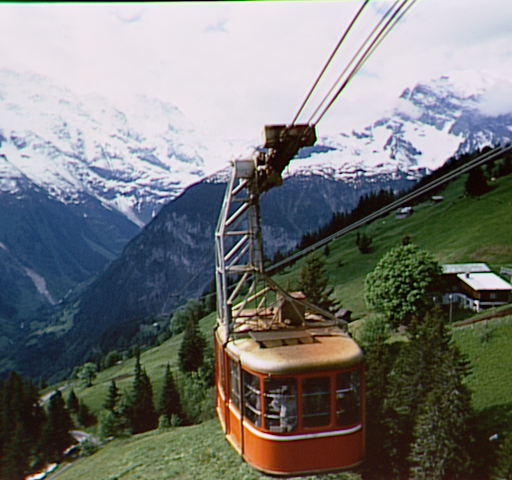
#> input picture img/cablecar.bmp, 512 x 480 px
$ jupyter execute Von_Kries_model.ipynb   (shell and % lines are left out)
#> lines starting #> are read from the running program, lines starting #| are printed output that depends on the picture
A long time ago in 1902, Johannes von Kries proposed (not as equations) the following chromatic adaptation model:

<h5><center>"This can be conceived in the sense that the individual components present
in the organ of vision are completely independent of one another and each
is fatigued or adapted exclusively according to its own function "[trans.
MacAdam 1970: 118].</center></h5>

In the  Von Kries model we simply will multiply each channel of the image with a gain after normalize its individual intensity. However, note that there are some implications in this approach. The first one is that the channels are considered independent signals (as Von Kries proposed), thats why we have independent gains. Second, this gain is added not in the RGB space but in the tristimulus space LMS. In this tutorial we follow the theory of Fairchild[2], for further details please refer to his marvelous book.

If LMS corresponds to the tristimulus values of our image, the von Kries model mathemathically can be expressed as:

\begin{equation*}
L_2 =\frac{L_1}{L_{max}}L_{max2};M_2 =\frac{M_1}{M_{max}}M_{max2};S_2 =\frac{S_1}{S_{max}}S_{max2}
\end{equation*}

Where L_1 corresponds to original images L values, L_Max corresponds to maximum value or reference white in the original image in the L channel, L_Max2 is the gain value (or new light condition),and L_2 is the corrected L channel. Same for the other two channels. For those vectorized guys who can not affor any for-loop:

\begin{equation*}
 \begin{bmatrix}
L_2 \\
M_2 \\
S_2
\end{bmatrix} =\begin{bmatrix}
L_{max2} & 0 & 0 \\
0 & M_{max2} & 0 \\
0 & 0 & S_{max2}
\end{bmatrix}  \begin{bmatrix}
\frac{1}{L_{max}} & 0 & 0 \\
0 & \frac{1}{M_{max}} & 0 \\
0 & 0 & \frac{1}{S_{max}}
\end{bmatrix} \begin{bmatrix}
L_1 \\
M_1 \\
S_2
\end{bmatrix}
\end{equation*}

Furthermore, the process is summarzed as follows:

1. Transform your input RGB image to LMS tristimulus space
2. Divide each channel by its maximum of reference maximum
3. Multiply each channel with each gain
4. Transform the result again to RGB space

Ok, lets code that!

First we need to import as usual the python libraries that we are goint to use
## Libraries

[cell 1]
import numpy as np
import cv2
import matplotlib.pyplot as plt
from numpy.linalg import inv
from __future__ import division

Here we put the parameters of matrixes that we will use, two variables are important here:

1. The M matrix, which will help us to transfrom from XYZ space to LMS tristimulus space
2. The XYZ2BGR matrix, which will help us to transfrom from XYZ space to RGB space

Of course the inverse matrixes of these two variables are important as well. You can find these conversion matrixes an more in [1]

## Parameters

[cell 2]
#Hunt-Pointer-Estevez transformation matrix from XYZ to LMS
M = np.asarray([[.40024,0.7076,-.08081], [-.2263,1.16532,0.0457],[0,0,.91822]])
int_M = inv(M)
XYZ2BGR = np.asarray([[3.240479,-1.53715,-0.498535], [-0.969256,1.875991,0.041556],[0.055648,-0.204043,1.057311]])
BGR2XYZ = inv(XYZ2BGR)

The following variables represent the new light conditions or if you wish, the gain parameter that will modify our image

[cell 3]
# New maximum channel values, put values between 0 and 1
L2 = 0.5
M2 = 0.5
S2 = 0.5

Ok lets serve the main dish. Here we load the image, create some numpy matrixes that will help us and finalla a transformation of color space is done. Note that we can not transform directly from RGB to LMS space, instead we use an intermdiate transformation to CIE XYZ space. This part of the code corresponds to the point one of our summary
## Main

[cell 4]
# Load source image and create empty images
img = cv2.imread('./img/cablecar.bmp')# pepper.bmp,baboon.bmp,sailboat.bmp,cablecar.bmp,flowers.bmp,barbara.bmp
#> img is the input picture: shape (480, 512, 3); mean B, G, R 117.6, 120, 117.9
width = img.shape[0]
#> width = 480
height = img.shape[1]
#> height = 512
img_LMS = np.zeros(img.shape)
img_XYZ = np.zeros(img.shape)
img_XYZ_corrected = np.zeros(img.shape)
img_corrected = np.zeros(img.shape)

# First transform image to CIE XYZ
for x in range(width):
    for y in range(height):
        img_XYZ[x,y,:] = np.matmul(BGR2XYZ,img[x,y,:]/255)
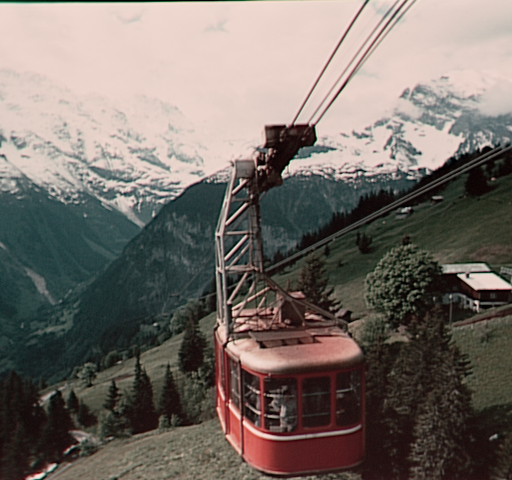
#> img_XYZ: shape (480, 512, 3) float64; mean B, G, R 0.442, 0.468, 0.504; drawn with min black and max white

# Transform CIE XYZ to relative cone responses (LMS) using matrix M
for x in range(width):
    for y in range(height):
        img_LMS[x,y,:] = np.matmul(M,img_XYZ[x,y,:])
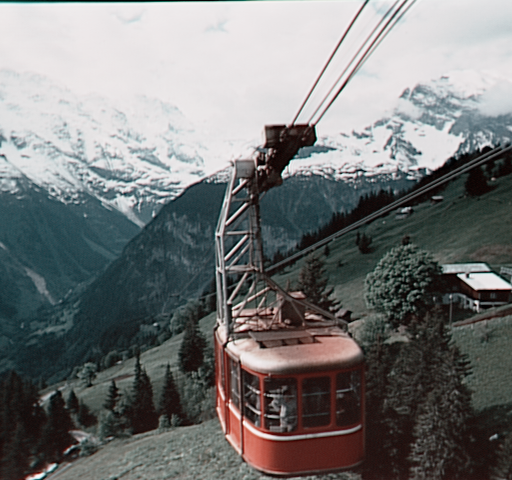
#> img_LMS: shape (480, 512, 3) float64; mean B, G, R 0.467, 0.468, 0.463

Now we will find the maximum value in each channel (remember we are now in the LMS space) and normalize each channel using this value. Note that instead of this you can just set up you maximum (if you already know it). This corresponds to the step 2 of our summary

[cell 5]
# Find maximum stimulus per channel and normalize the image using it
L_max = img_LMS[:,:,0].max()
#> L_max = 0.996
M_max = img_LMS[:,:,1].max()
#> M_max = 0.994
S_max = img_LMS[:,:,2].max()
#> S_max = 0.999

img_LMS[:,:,0] = img_LMS[:,:,0]/L_max
img_LMS[:,:,1] = img_LMS[:,:,1]/M_max
img_LMS[:,:,2] = img_LMS[:,:,2]/S_max

Now is time to scale our image using the new light conditions or as previusly said, multiply each channel for our gains. his corresponds to the step 3 of our summary

[cell 6]
# Scale to new maximum values
img_LMS[:,:,0] = img_LMS[:,:,0]*L2
img_LMS[:,:,1] = img_LMS[:,:,1]*M2
img_LMS[:,:,2] = img_LMS[:,:,2]*S2

Finally, lets return our image to the original RGB space.This corresponds to the step 4 of our summary

[cell 7]
# Convert image to CIE XYZ
for x in range(width):
    for y in range(height):
        img_XYZ_corrected[x,y,:] = np.matmul(int_M,img_LMS[x,y,:])

# Convert from CIE XYZ to BGR
#img_corrected = cv2.cvtColor(img_XYZ_corrected, cv2.COLOR_XYZ2BGR)

for x in range(width):
    for y in range(height):
        img_corrected[x,y,:] = np.matmul(XYZ2BGR,img_XYZ_corrected[x,y,:])

## Plot results

[cell 8]
# Show results
results_RGB = np.zeros(img_XYZ.shape)
results_RGB[:,:,0] = img_corrected[:,:,2]
results_RGB[:,:,1] = img_corrected[:,:,1]
results_RGB[:,:,2] = img_corrected[:,:,0]
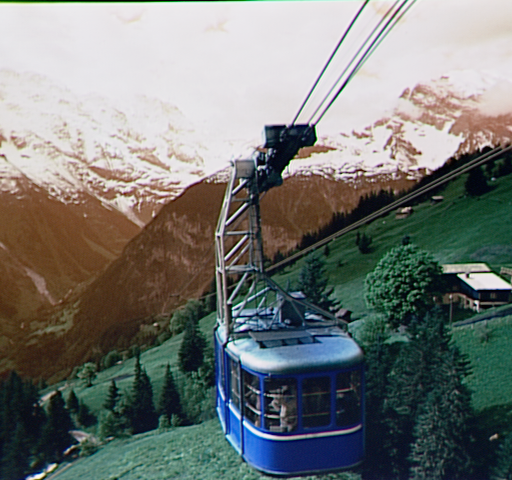
#> results_RGB: shape (480, 512, 3) float64; mean B, G, R 0.231, 0.238, 0.229; drawn with min black and max white
f, axarr = plt.subplots(1,2,figsize=(18, 16))
axarr[0].imshow(cv2.cvtColor(img, cv2.COLOR_BGR2RGB))
axarr[1].imshow(((results_RGB)),vmin=results_RGB.min(),vmax=results_RGB.max())
#> figure, not shown here; B, G, R data is drawn as R, G, B

In our first results we see a darker image, which is actually correct! Remember that out gain values were 0.5 for each channel, that is, we are telling our algorithm that the new conditions are darker.

Now, lets change the gain values to one, that is L2 = M2 = S2 = 1 and execute our algorithm again

[cell 9]
# New maximum channel values, put values between 0 and 1
L2 = 1
M2 = 1
S2 = 1

# Transform CIE XYZ to relative cone responses (LMS) using matrix M
for x in range(width):
    for y in range(height):
        img_LMS[x,y,:] = np.matmul(M,img_XYZ[x,y,:])

# Find maximum stimulus per channel and normalize the image using it
L_max = img_LMS[:,:,0].max()
M_max = img_LMS[:,:,1].max()
S_max = img_LMS[:,:,2].max()

# Scale to new maximum values
img_LMS[:,:,0] = img_LMS[:,:,0]*L2
img_LMS[:,:,1] = img_LMS[:,:,1]*M2
img_LMS[:,:,2] = img_LMS[:,:,2]*S2

# Convert image to CIE XYZ
for x in range(width):
    for y in range(height):
        img_XYZ_corrected[x,y,:] = np.matmul(int_M,img_LMS[x,y,:])

# Convert from CIE XYZ to BGR
#img_corrected = cv2.cvtColor(img_XYZ_corrected, cv2.COLOR_XYZ2BGR)

for x in range(width):
    for y in range(height):
        img_corrected[x,y,:] = np.matmul(XYZ2BGR,img_XYZ_corrected[x,y,:])


# Show results
results_RGB = np.zeros(img_XYZ.shape)
results_RGB[:,:,0] = img_corrected[:,:,2]
results_RGB[:,:,1] = img_corrected[:,:,1]
results_RGB[:,:,2] = img_corrected[:,:,0]
f, axarr = plt.subplots(1,2,figsize=(18, 16))
axarr[0].imshow(cv2.cvtColor(img, cv2.COLOR_BGR2RGB))
axarr[1].imshow(((results_RGB)),vmin=results_RGB.min(),vmax=results_RGB.max())
#> figure, not shown here; B, G, R data is drawn as R, G, B

In this case we are not doing more that normalize each channel by its maximum, due to our gain is 1 (that means multiply by 1). However if you detail the image you will see that the results is actually brighter, this normalization process is a popular white balance algorithm called White patch.

Till this moment we have made the gain values equal for all the channels, but we can change that (remember they are independent in von Kries theory). If we tell the algorithm that the red channel has more gain, as expected we will get a reddish image.

[cell 10]
# New maximum channel values, put values between 0 and 1
L2 = 0.75
M2 = 0.75
S2 = 1

# Transform CIE XYZ to relative cone responses (LMS) using matrix M
for x in range(width):
    for y in range(height):
        img_LMS[x,y,:] = np.matmul(M,img_XYZ[x,y,:])

# Find maximum stimulus per channel and normalize the image using it
L_max = img_LMS[:,:,0].max()
M_max = img_LMS[:,:,1].max()
S_max = img_LMS[:,:,2].max()

# Scale to new maximum values
img_LMS[:,:,0] = img_LMS[:,:,0]*L2
img_LMS[:,:,1] = img_LMS[:,:,1]*M2
img_LMS[:,:,2] = img_LMS[:,:,2]*S2

# Convert image to CIE XYZ
for x in range(width):
    for y in range(height):
        img_XYZ_corrected[x,y,:] = np.matmul(int_M,img_LMS[x,y,:])

# Convert from CIE XYZ to BGR
#img_corrected = cv2.cvtColor(img_XYZ_corrected, cv2.COLOR_XYZ2BGR)

for x in range(width):
    for y in range(height):
        img_corrected[x,y,:] = np.matmul(XYZ2BGR,img_XYZ_corrected[x,y,:])
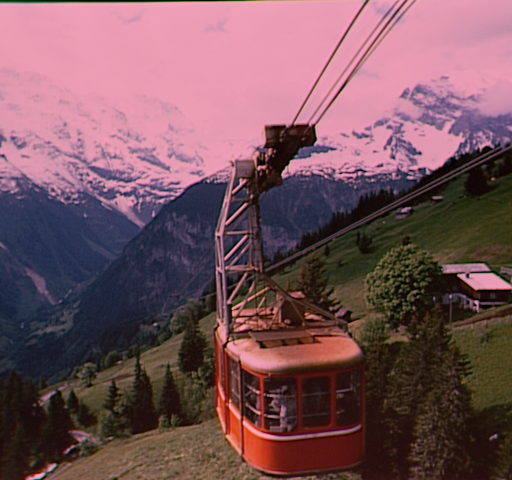
#> img_corrected: shape (480, 512, 3) float64; mean B, G, R 0.366, 0.333, 0.482; drawn with min black and max white


# Show results
results_RGB = np.zeros(img_XYZ.shape)
results_RGB[:,:,0] = img_corrected[:,:,2]
results_RGB[:,:,1] = img_corrected[:,:,1]
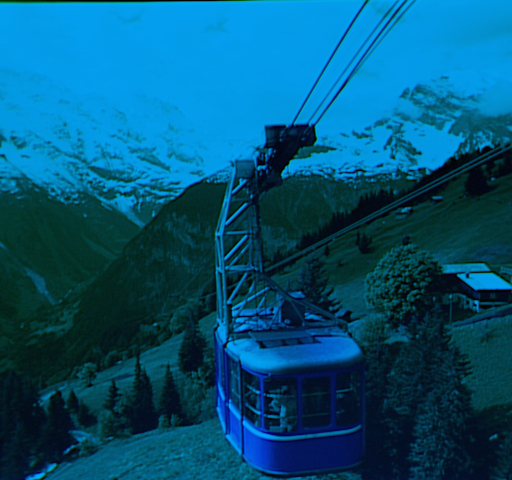
#> results_RGB: shape (480, 512, 3) float64; mean B, G, R 0.482, 0.333, 0; drawn with min black and max white
results_RGB[:,:,2] = img_corrected[:,:,0]
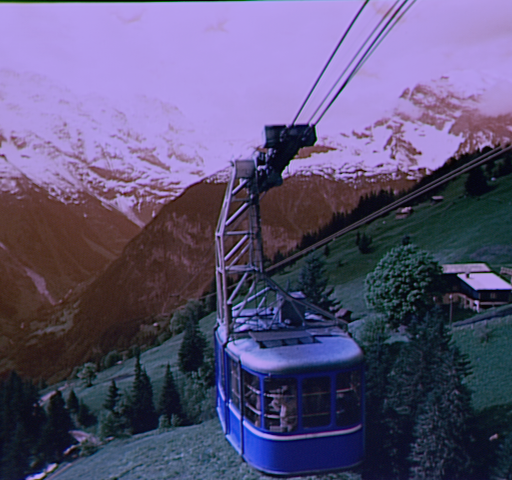
#> results_RGB: shape (480, 512, 3) float64; mean B, G, R 0.482, 0.333, 0.366; drawn with min black and max white
f, axarr = plt.subplots(1,2,figsize=(18, 16))
axarr[0].imshow(cv2.cvtColor(img, cv2.COLOR_BGR2RGB))
axarr[1].imshow(((results_RGB)),vmin=results_RGB.min(),vmax=results_RGB.max())
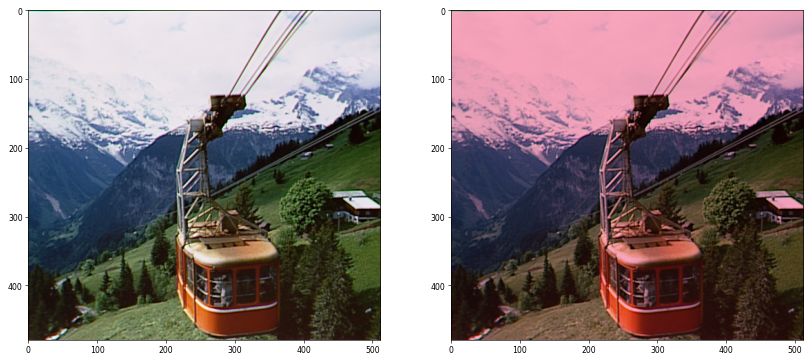
#> figure drawn by matplotlib, 2 panels; B, G, R data is drawn as R, G, B

Imagine that your source image seems reddish or yellow, you can apply the von Kries algorithm to change the gain of each channel and correct the image!

Lets get nasty now, what happens if we put out gain out of the range (that is >1)? Well, in that case we will have numbers out of the rage of representation (this mainly happens in the transformations in color space) and we will get really crazt results!

[cell 11]
# New maximum channel values, put values between 0 and 1
L2 = 1.4
M2 = 1.4
S2 = 1.4

# Transform CIE XYZ to relative cone responses (LMS) using matrix M
for x in range(width):
    for y in range(height):
        img_LMS[x,y,:] = np.matmul(M,img_XYZ[x,y,:])

# Find maximum stimulus per channel and normalize the image using it
L_max = img_LMS[:,:,0].max()
M_max = img_LMS[:,:,1].max()
S_max = img_LMS[:,:,2].max()

# Scale to new maximum values
img_LMS[:,:,0] = img_LMS[:,:,0]*L2
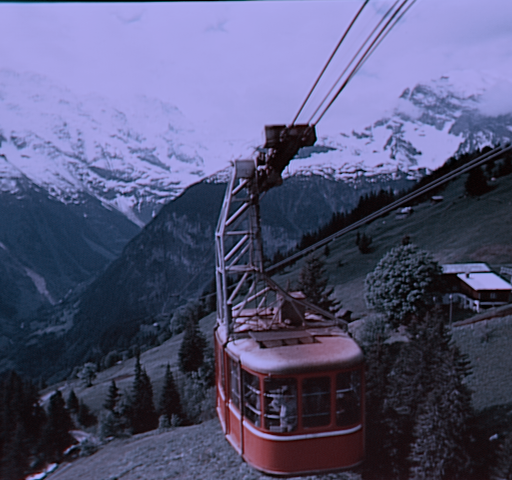
#> img_LMS: shape (480, 512, 3) float64; mean B, G, R 0.654, 0.468, 0.463; drawn with min black and max white
img_LMS[:,:,1] = img_LMS[:,:,1]*M2
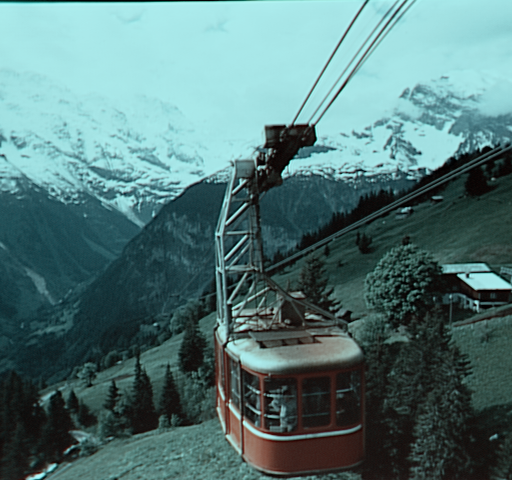
#> img_LMS: shape (480, 512, 3) float64; mean B, G, R 0.654, 0.656, 0.463; drawn with min black and max white
img_LMS[:,:,2] = img_LMS[:,:,2]*S2

# Convert image to CIE XYZ
for x in range(width):
    for y in range(height):
        img_XYZ_corrected[x,y,:] = np.matmul(int_M,img_LMS[x,y,:])

# Convert from CIE XYZ to BGR
#img_corrected = cv2.cvtColor(img_XYZ_corrected, cv2.COLOR_XYZ2BGR)

for x in range(width):
    for y in range(height):
        img_corrected[x,y,:] = np.matmul(XYZ2BGR,img_XYZ_corrected[x,y,:])


# Show results
results_RGB = np.zeros(img_XYZ.shape)
results_RGB[:,:,0] = img_corrected[:,:,2]
results_RGB[:,:,1] = img_corrected[:,:,1]
results_RGB[:,:,2] = img_corrected[:,:,0]
f, axarr = plt.subplots(1,2,figsize=(18, 16))
axarr[0].imshow(cv2.cvtColor(img, cv2.COLOR_BGR2RGB))
axarr[1].imshow(((results_RGB)),vmin=results_RGB.min(),vmax=results_RGB.max())
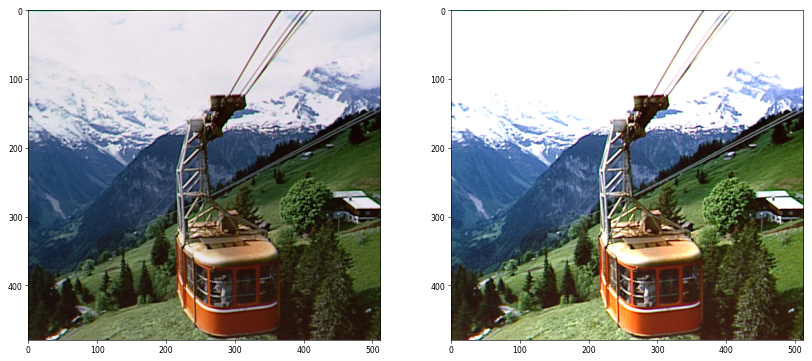
#> figure drawn by matplotlib, 2 panels; B, G, R data is drawn as R, G, B

$ run again, with img/pepper.bmp copied over img/cablecar.bmp
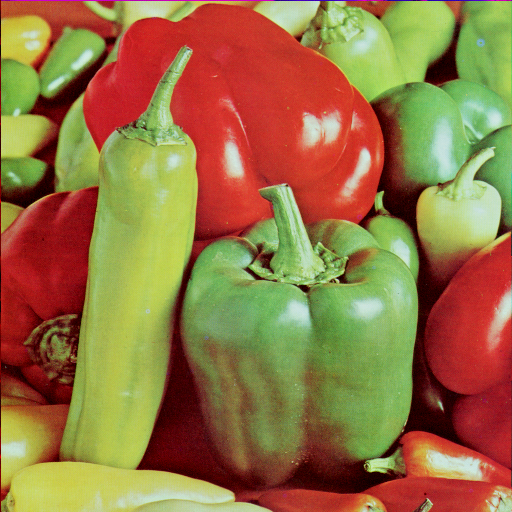
#> input picture img/pepper.bmp, 512 x 512 px
#> img is the input picture: shape (512, 512, 3); mean B, G, R 66.5, 115.6, 149.8
#> after the loop `for x in range(width):`:
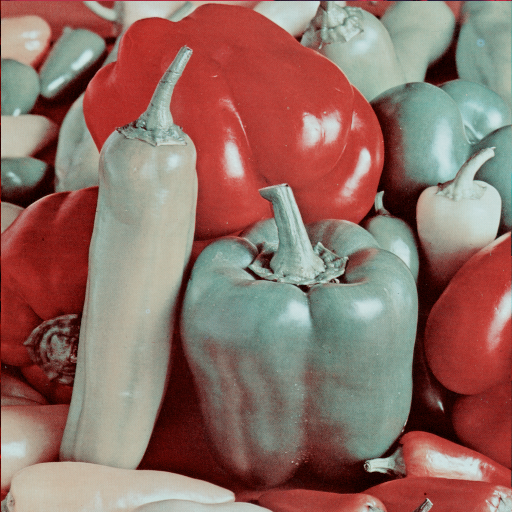
#> img_LMS: shape (512, 512, 3) float64; mean B, G, R 0.399, 0.435, 0.567
#> L_max = 0.907
#> M_max = 0.911
#> S_max = 0.853
#> `[cell 10]`:
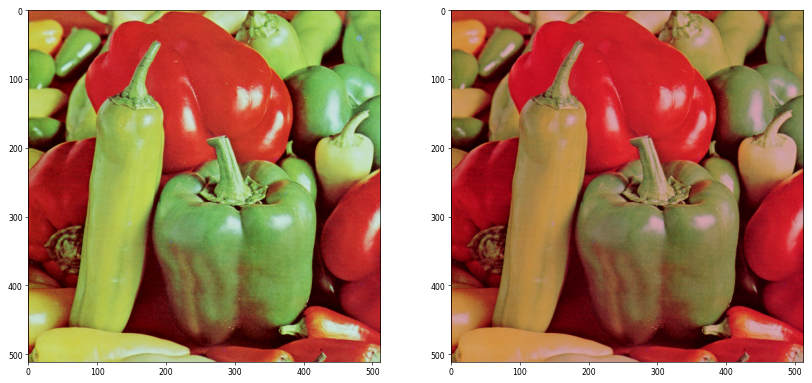
#> figure drawn by matplotlib, 2 panels; B, G, R data is drawn as R, G, B

$ run again, with img/baboon.bmp copied over img/cablecar.bmp
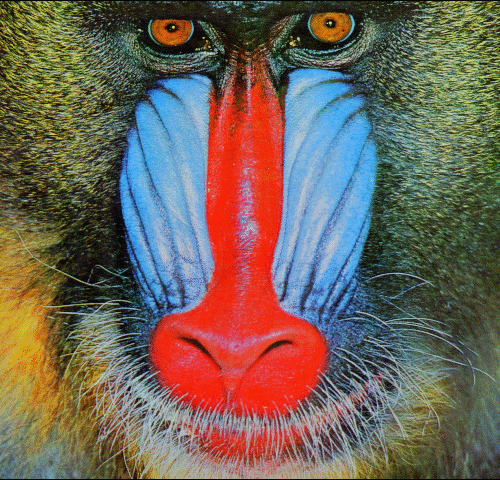
#> input picture img/baboon.bmp, 500 x 480 px
#> img is the input picture: shape (480, 500, 3); mean B, G, R 88.7, 100.4, 113
#> L_max = 0.792
#> M_max = 0.791
#> S_max = 0.854
#> `img_LMS[:,:,1] = img_LMS[:,:,1]*M2`:
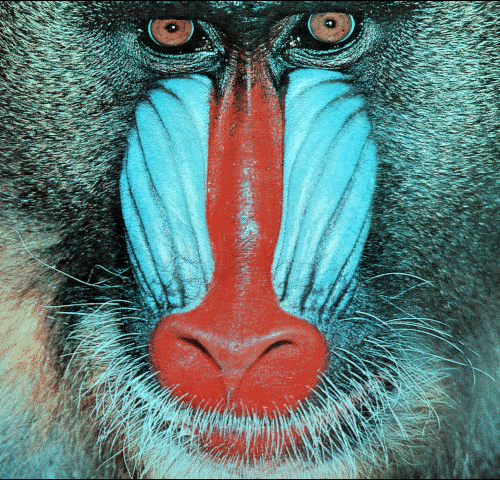
#> img_LMS: shape (480, 500, 3) float64; mean B, G, R 0.534, 0.547, 0.436; drawn with min black and max white
